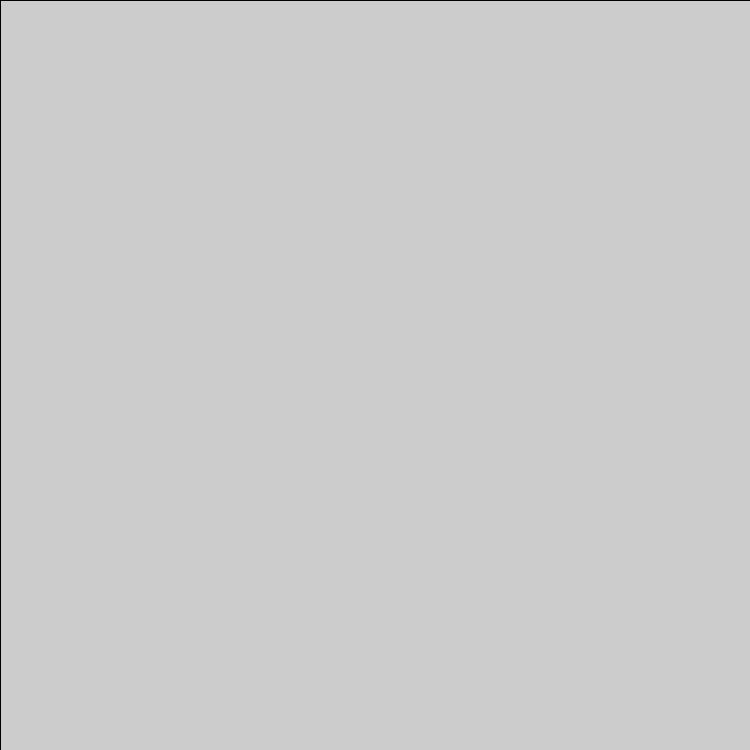
Frame 1 (no input)
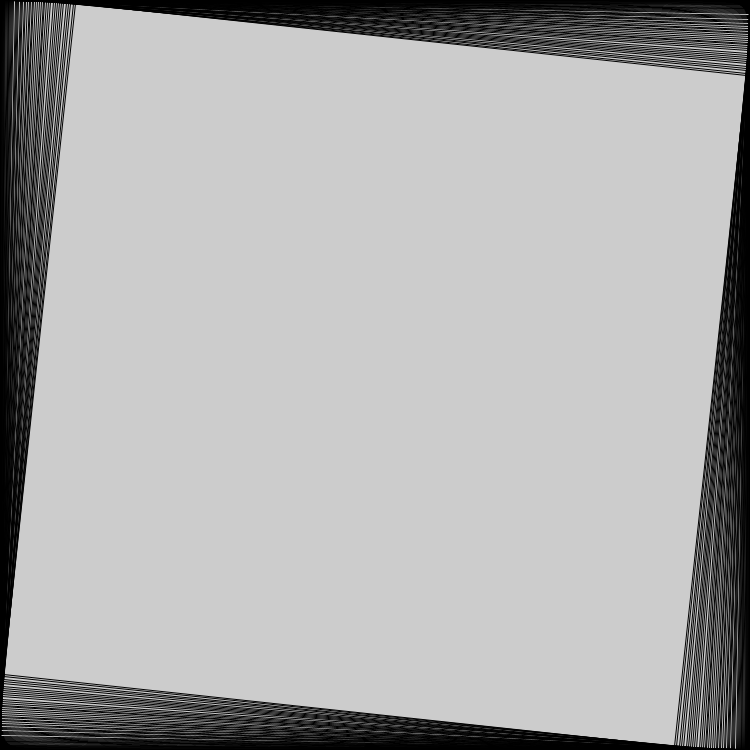
Frame 60 (the mouse pressed at the canvas centre just before this capture)
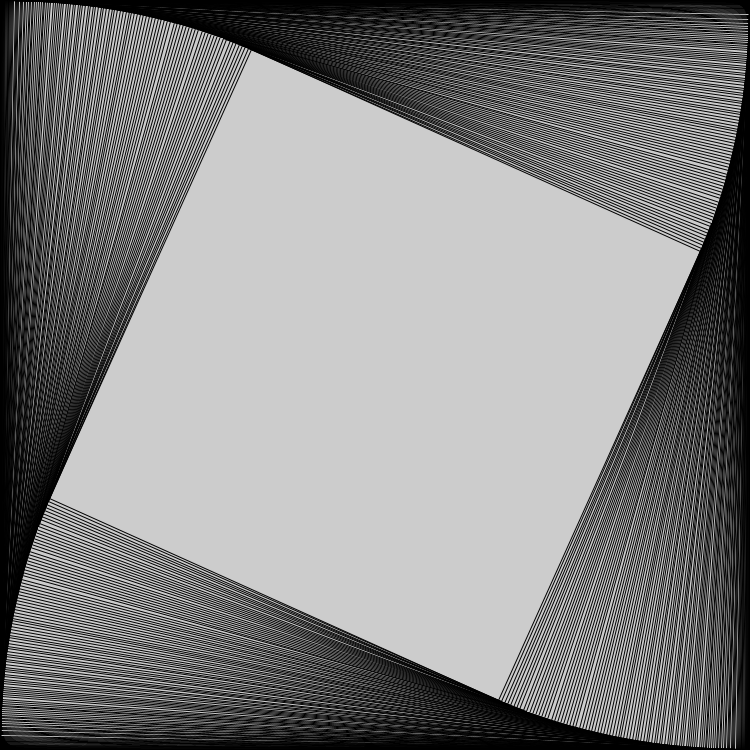
Frame 120 (the mouse held since frame 60 and released just before this capture)

The Processing sketch that drew these frames (run headless with seeded random() and noise(); from frame 60 on, the mouse is pressed at the canvas centre):

// Processing sketch: RecurSquare
// ── RecurSquare.pde
PVector[] vec;
float theta = 0;


void setup() {
  size(750, 750);
  vec = new PVector[4];
  vec[0] = new PVector(0, 0);
  vec[1] = new PVector(width, 0);
  vec[2] = new PVector(width, height);
  vec[3] = new PVector(0, height);
}

void draw() {
  drawSquare(vec);
  vec = getVector(vec);
}

void drawSquare(PVector[] v) {
  for (int i = 0; i < v.length; i++) {
    line(v[i].x, v[i].y, v[(i + 1) % 4].x, v[(i + 1) % 4].y);
  }
}

PVector[] getVector(PVector[] vec) {
  PVector[] nextVec = new PVector[vec.length];
  float gap = sin(theta) / 100;
  for (int i = 0; i < vec.length; i++) {
    PVector dir = PVector.sub(vec[(i + 1) % 4], vec[i]);
    dir.mult(gap);
    nextVec[i] = PVector.add(vec[i], dir);
  }
  theta += 2 * PI / 1000;
  return (nextVec);
}
